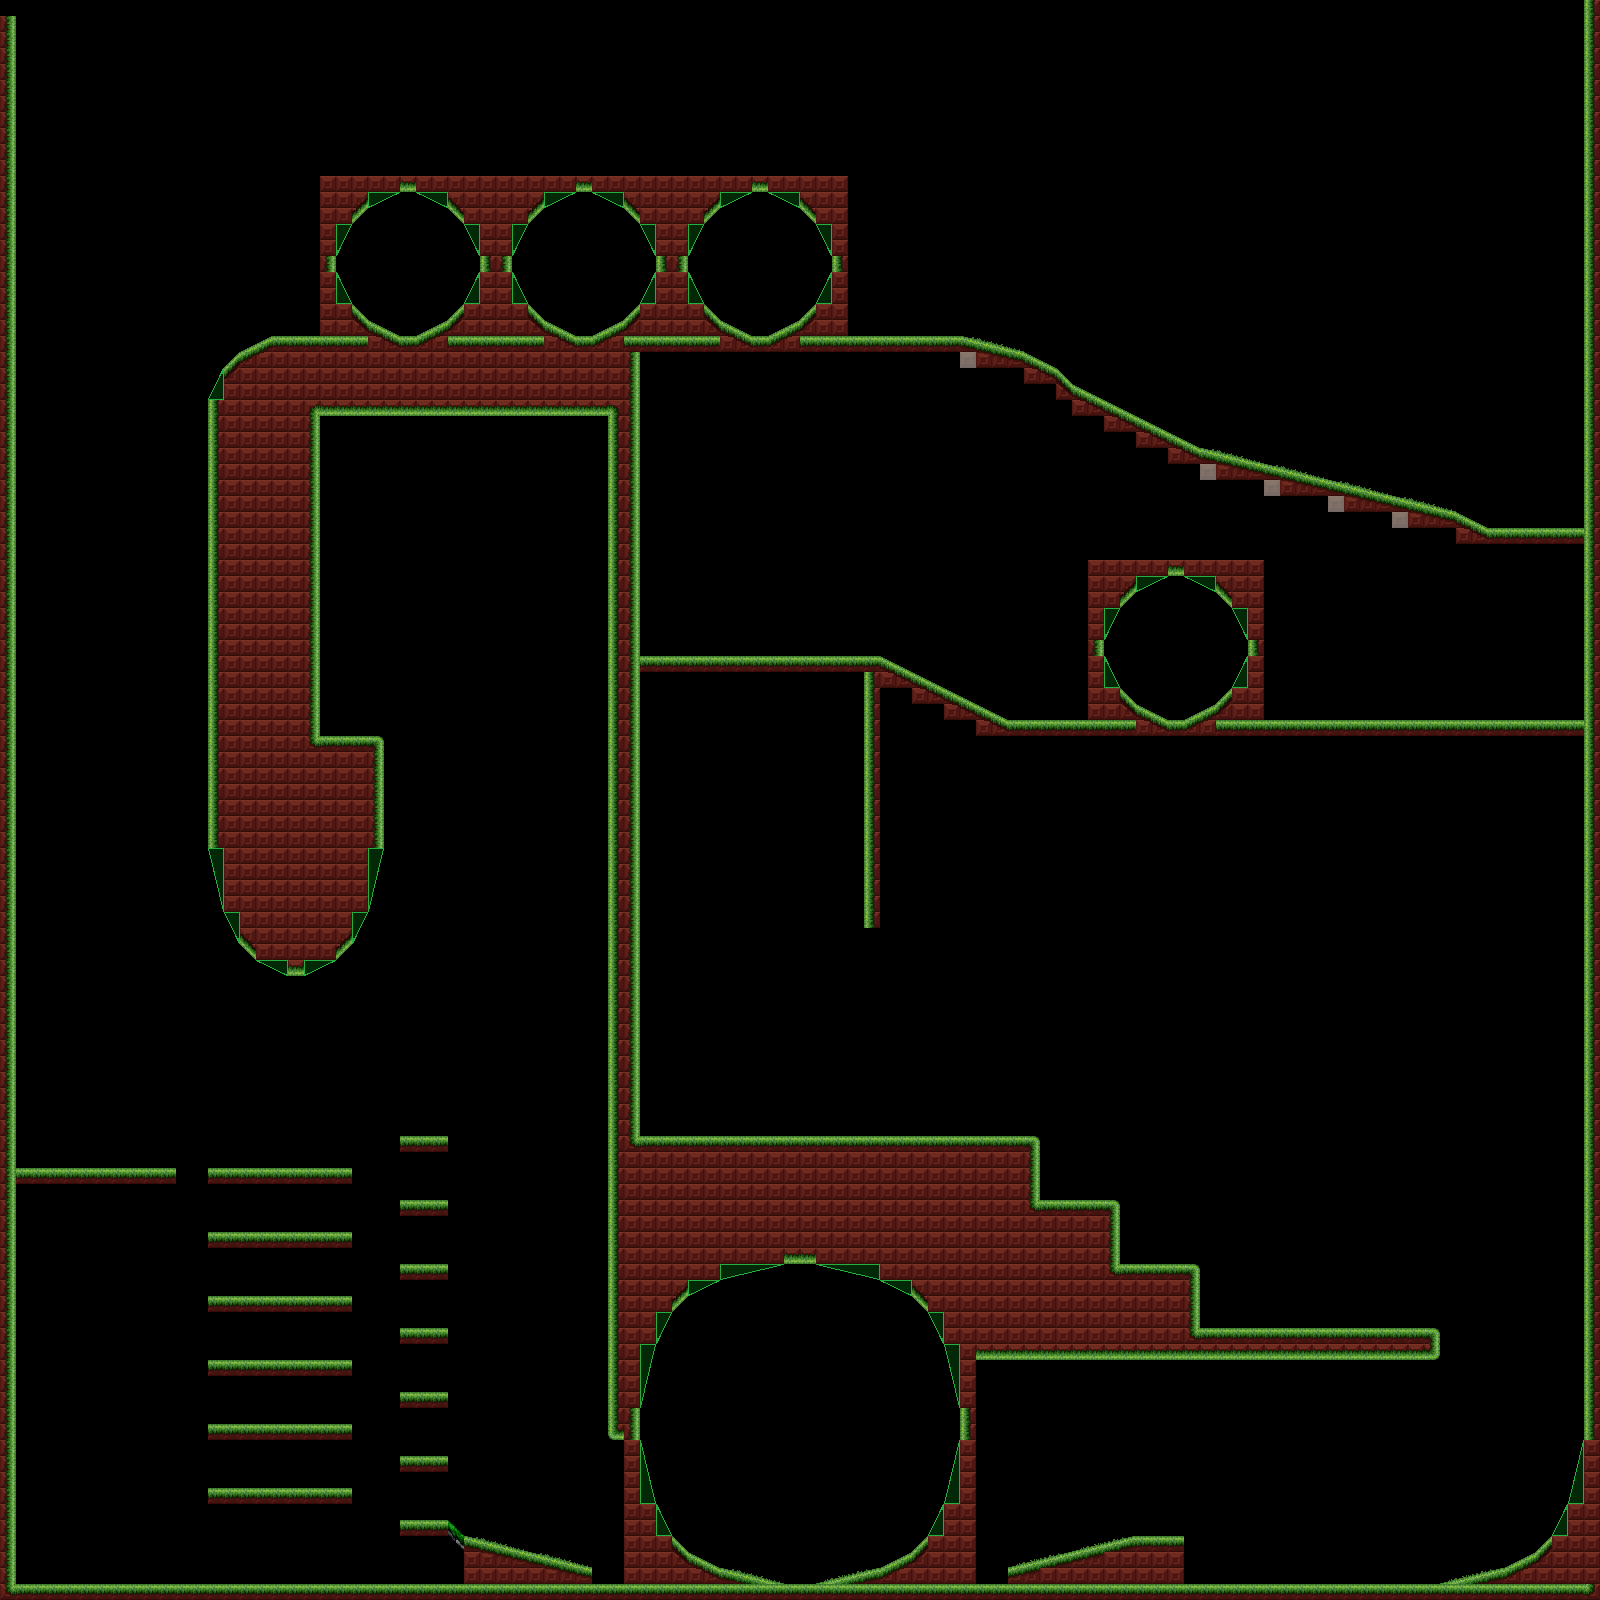

This game map was drawn from its Tiled (.tmx) file and the tilesets committed beside it. A one-line description and the trimmed map source follow:
An orthogonal 100x100 tile map with 16x16 px tiles, 3 tile layers (ground, foreground, background), 2 tilesets and 28 objects (9x launcher, 8x layer-transition, 6x layer-transition1, 2x platform, 2x waypoints, ...).

<map version="1.0" tiledversion="1.0.3" orientation="orthogonal" renderorder="right-down" width="100" height="100" tilewidth="16" tileheight="16" nextobjectid="32">
 <tileset firstgid="1" source="tileset4.tsx" />
 <tileset firstgid="257" source="slopewalls.tsx" />
 <layer name="ground" width="100" height="100">
  <data>[10000 cells, 1721 non-empty, 74 distinct tile ids]</data>
 </layer>
 <layer name="foreground" width="100" height="100">
  <data>[10000 cells, 93 non-empty, 18 distinct tile ids]</data>
 </layer>
 <layer name="background" width="100" height="100">
  <data>[10000 cells, 103 non-empty, 18 distinct tile ids]</data>
 </layer>
 <objectgroup name="Object Layer 1">
  <object id="1" type="player-start" x="67.1721" y="1056.17" width="31.795" height="44.6721">
   <properties>
    <property name="sprite-sheet" value="mc" />
   </properties>
  </object>
  <object id="2" type="launcher" gid="25" x="21.2444" y="1583.84" width="96" height="17">
   <properties>
    <property name="launch" value="0, -800" />
   </properties>
  </object>
  <object id="3" type="layer-transition1" x="208" y="1184" width="116.486" height="47" />
  <object id="5" type="layer-transition1" x="208" y="1248" width="120" height="47" />
  <object id="6" type="layer-transition1" x="208" y="1312" width="120" height="47" />
  <object id="7" type="layer-transition1" x="208" y="1376" width="120" height="47" />
  <object id="8" type="layer-transition1" x="208" y="1440" width="120" height="47" />
  <object id="9" type="layer-transition1" x="208" y="1120" width="116.486" height="47" />
  <object id="10" type="launcher" gid="22" x="525.167" y="1559.67" width="16" height="17">
   <properties>
    <property name="boost" value="350, 0" />
   </properties>
  </object>
  <object id="11" type="layer-transition" x="790.471" y="1253.93" width="19.058" height="154.137" />
  <object id="12" type="launcher" gid="23" x="1075.5" y="1554.5" width="16" height="16">
   <properties>
    <property name="boost" value="-350, 0" />
   </properties>
  </object>
  <object id="14" type="launcher" gid="25" x="672" y="1137" width="16" height="17">
   <properties>
    <property name="launch" value="0, -467" />
   </properties>
  </object>
  <object id="15" type="launcher" gid="25" x="736" y="993" width="16" height="17">
   <properties>
    <property name="launch" value="0, -467" />
   </properties>
  </object>
  <object id="16" type="launcher" gid="25" x="656" y="833" width="16" height="17">
   <properties>
    <property name="launch" value="0, -500" />
   </properties>
  </object>
  <object id="18" type="layer-transition" x="1167.47" y="563.932" width="19.058" height="67.137" />
  <object id="19" type="launcher" gid="25" x="1568" y="721" width="16" height="17">
   <properties>
    <property name="launch" value="0, -500" />
   </properties>
  </object>
  <object id="20" type="layer-transition" x="575.804" y="186.431" width="19.058" height="67.137" />
  <object id="21" type="layer-transition" x="751.804" y="166.432" width="19.058" height="67.137" />
  <object id="22" type="layer-transition" x="395.804" y="190.431" width="19.058" height="67.137" />
  <object id="23" type="layer-transition" x="663.971" y="322.432" width="19.058" height="28.637" />
  <object id="24" type="layer-transition" x="488.971" y="325.932" width="19.058" height="21.637" />
  <object id="25" type="layer-transition" x="863.804" y="373.716" width="30.558" height="286.686" />
  <object id="26" type="launcher" gid="23" x="1489.33" y="530" width="16" height="16">
   <properties>
    <property name="boost" value="-350, 0" />
   </properties>
  </object>
  <object id="27" type="launcher" gid="23" x="945.333" y="337.333" width="16" height="16">
   <properties>
    <property name="boost" value="-350, 0" />
   </properties>
  </object>
  <object id="28" name="platform" type="platform" x="1237.62" y="1212.65" width="91.5522" height="18.3104">
   <properties>
    <property name="speed" value="20" />
    <property name="waypoints" value="platform-path" />
   </properties>
  </object>
  <object id="29" name="platform-path" type="waypoints" x="1280.07" y="1220.14">
   <polyline points="0,0 9.98752,-157.303 110.695,5.82605" />
  </object>
  <object id="30" name="platform-path-2" type="waypoints" x="496.882" y="1116.13">
   <polyline points="0,0 27.109,-156.5 300.458,5.79633" />
  </object>
  <object id="31" name="platform" type="platform" x="454.432" y="1109.45" width="91.5522" height="18.3104">
   <properties>
    <property name="speed" value="80" />
    <property name="waypoints" value="platform-path-2" />
   </properties>
  </object>
 </objectgroup>
</map>
